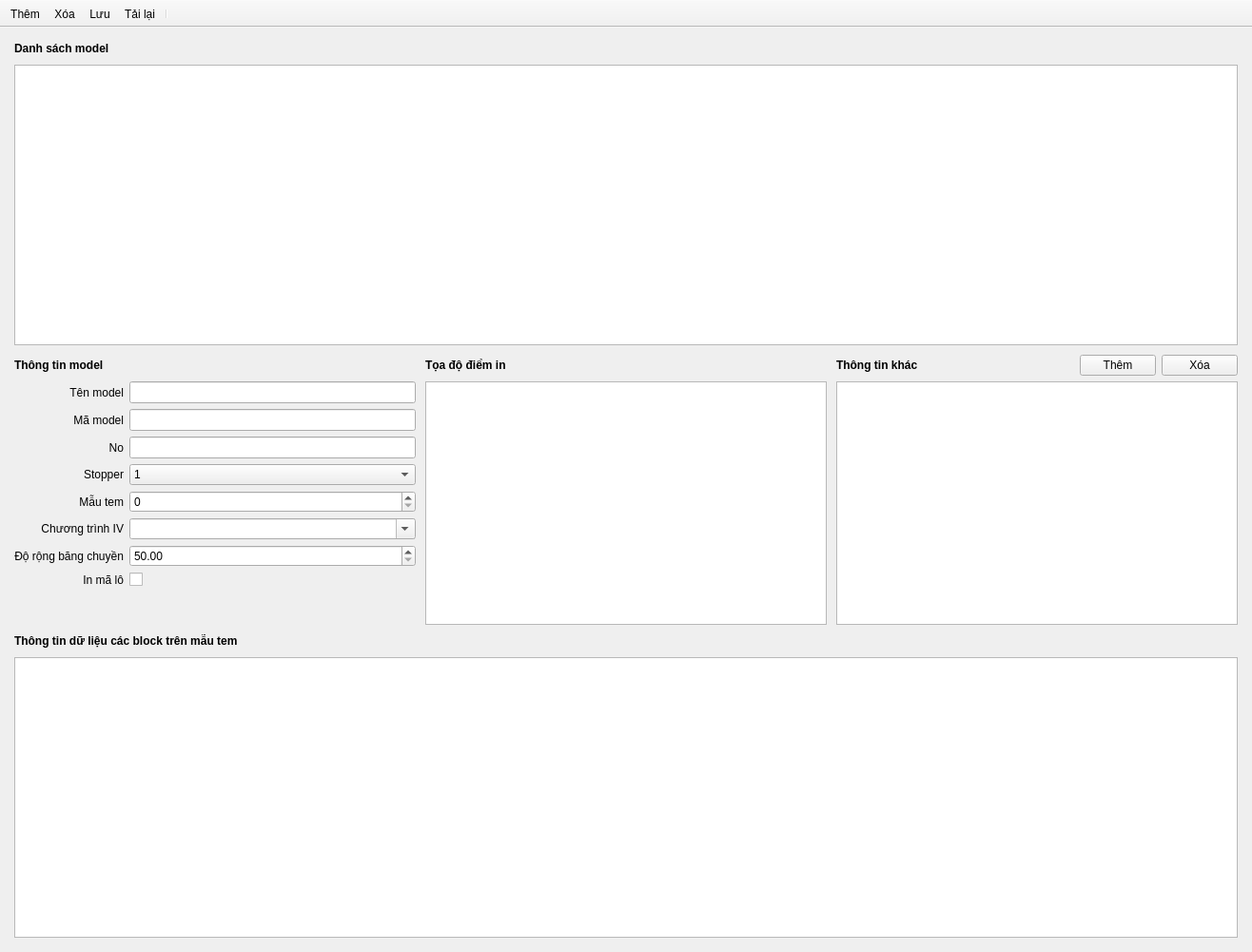
<?xml version="1.0" encoding="UTF-8"?>
<ui version="4.0">
 <class>ModelWindow</class>
 <widget class="QMainWindow" name="ModelWindow">
  <property name="geometry">
   <rect>
    <x>0</x>
    <y>0</y>
    <width>1316</width>
    <height>1001</height>
   </rect>
  </property>
  <property name="windowTitle">
   <string>MainWindow</string>
  </property>
  <widget class="XWidget" name="centralwidget">
   <layout class="QGridLayout" name="gridLayout_2">
    <property name="leftMargin">
     <number>15</number>
    </property>
    <property name="topMargin">
     <number>15</number>
    </property>
    <property name="rightMargin">
     <number>15</number>
    </property>
    <property name="bottomMargin">
     <number>15</number>
    </property>
    <property name="spacing">
     <number>10</number>
    </property>
    <item row="0" column="1">
     <widget class="XLabel" name="label_5">
      <property name="font">
       <font>
        <bold>true</bold>
       </font>
      </property>
      <property name="text">
       <string>Danh sách model</string>
      </property>
     </widget>
    </item>
    <item row="1" column="1" colspan="3">
     <widget class="NxTableView" name="tbvModels">
      <property name="minimumSize">
       <size>
        <width>0</width>
        <height>0</height>
       </size>
      </property>
      <property name="maximumSize">
       <size>
        <width>16777215</width>
        <height>16777215</height>
       </size>
      </property>
      <property name="editTriggers">
       <set>QAbstractItemView::EditTrigger::NoEditTriggers</set>
      </property>
      <property name="alternatingRowColors">
       <bool>false</bool>
      </property>
      <property name="selectionMode">
       <enum>QAbstractItemView::SelectionMode::ExtendedSelection</enum>
      </property>
      <property name="selectionBehavior">
       <enum>QAbstractItemView::SelectionBehavior::SelectRows</enum>
      </property>
      <attribute name="horizontalHeaderMinimumSectionSize">
       <number>100</number>
      </attribute>
      <attribute name="horizontalHeaderDefaultSectionSize">
       <number>120</number>
      </attribute>
      <attribute name="verticalHeaderMinimumSectionSize">
       <number>22</number>
      </attribute>
      <attribute name="verticalHeaderDefaultSectionSize">
       <number>22</number>
      </attribute>
     </widget>
    </item>
    <item row="6" column="1" colspan="3">
     <widget class="NxTableView" name="tbvBlocks">
      <property name="editTriggers">
       <set>QAbstractItemView::EditTrigger::NoEditTriggers</set>
      </property>
      <property name="alternatingRowColors">
       <bool>false</bool>
      </property>
      <attribute name="horizontalHeaderDefaultSectionSize">
       <number>200</number>
      </attribute>
      <attribute name="horizontalHeaderStretchLastSection">
       <bool>true</bool>
      </attribute>
      <attribute name="verticalHeaderVisible">
       <bool>false</bool>
      </attribute>
      <attribute name="verticalHeaderMinimumSectionSize">
       <number>22</number>
      </attribute>
      <attribute name="verticalHeaderDefaultSectionSize">
       <number>22</number>
      </attribute>
     </widget>
    </item>
    <item row="2" column="1" rowspan="2">
     <widget class="XWidget" name="widInfo" native="true">
      <property name="minimumSize">
       <size>
        <width>0</width>
        <height>48</height>
       </size>
      </property>
      <layout class="QGridLayout" name="gridLayout_5">
       <property name="leftMargin">
        <number>0</number>
       </property>
       <property name="topMargin">
        <number>0</number>
       </property>
       <property name="rightMargin">
        <number>0</number>
       </property>
       <property name="bottomMargin">
        <number>0</number>
       </property>
       <item row="8" column="1">
        <widget class="XCheckBox" name="chxPrintLo">
         <property name="text">
          <string/>
         </property>
        </widget>
       </item>
       <item row="4" column="1">
        <widget class="XComboBox" name="cbxStopper">
         <item>
          <property name="text">
           <string>1</string>
          </property>
         </item>
         <item>
          <property name="text">
           <string>2</string>
          </property>
         </item>
        </widget>
       </item>
       <item row="7" column="0">
        <widget class="XLabel" name="label_9">
         <property name="minimumSize">
          <size>
           <width>0</width>
           <height>0</height>
          </size>
         </property>
         <property name="maximumSize">
          <size>
           <width>16777215</width>
           <height>16777215</height>
          </size>
         </property>
         <property name="text">
          <string>Độ rộng băng chuyền</string>
         </property>
         <property name="alignment">
          <set>Qt::AlignmentFlag::AlignRight|Qt::AlignmentFlag::AlignTrailing|Qt::AlignmentFlag::AlignVCenter</set>
         </property>
        </widget>
       </item>
       <item row="2" column="0">
        <widget class="XLabel" name="label_2">
         <property name="minimumSize">
          <size>
           <width>0</width>
           <height>0</height>
          </size>
         </property>
         <property name="maximumSize">
          <size>
           <width>16777215</width>
           <height>16777215</height>
          </size>
         </property>
         <property name="text">
          <string>Mã model</string>
         </property>
         <property name="alignment">
          <set>Qt::AlignmentFlag::AlignRight|Qt::AlignmentFlag::AlignTrailing|Qt::AlignmentFlag::AlignVCenter</set>
         </property>
        </widget>
       </item>
       <item row="5" column="0">
        <widget class="XLabel" name="label_10">
         <property name="minimumSize">
          <size>
           <width>0</width>
           <height>0</height>
          </size>
         </property>
         <property name="maximumSize">
          <size>
           <width>16777215</width>
           <height>16777215</height>
          </size>
         </property>
         <property name="text">
          <string>Mẫu tem</string>
         </property>
         <property name="alignment">
          <set>Qt::AlignmentFlag::AlignRight|Qt::AlignmentFlag::AlignTrailing|Qt::AlignmentFlag::AlignVCenter</set>
         </property>
        </widget>
       </item>
       <item row="8" column="0">
        <widget class="XLabel" name="label_4">
         <property name="text">
          <string>In mã lô</string>
         </property>
         <property name="alignment">
          <set>Qt::AlignmentFlag::AlignRight|Qt::AlignmentFlag::AlignTrailing|Qt::AlignmentFlag::AlignVCenter</set>
         </property>
        </widget>
       </item>
       <item row="10" column="1">
        <spacer name="verticalSpacer">
         <property name="orientation">
          <enum>Qt::Orientation::Vertical</enum>
         </property>
         <property name="sizeHint" stdset="0">
          <size>
           <width>20</width>
           <height>40</height>
          </size>
         </property>
        </spacer>
       </item>
       <item row="1" column="1">
        <widget class="XLineEdit" name="txtModelName">
         <property name="minimumSize">
          <size>
           <width>0</width>
           <height>23</height>
          </size>
         </property>
         <property name="readOnly">
          <bool>true</bool>
         </property>
        </widget>
       </item>
       <item row="2" column="1">
        <widget class="XLineEdit" name="txtModelCode">
         <property name="minimumSize">
          <size>
           <width>0</width>
           <height>23</height>
          </size>
         </property>
         <property name="readOnly">
          <bool>true</bool>
         </property>
        </widget>
       </item>
       <item row="4" column="0">
        <widget class="XLabel" name="label_6">
         <property name="minimumSize">
          <size>
           <width>0</width>
           <height>0</height>
          </size>
         </property>
         <property name="maximumSize">
          <size>
           <width>16777215</width>
           <height>16777215</height>
          </size>
         </property>
         <property name="text">
          <string>Stopper</string>
         </property>
         <property name="alignment">
          <set>Qt::AlignmentFlag::AlignRight|Qt::AlignmentFlag::AlignTrailing|Qt::AlignmentFlag::AlignVCenter</set>
         </property>
        </widget>
       </item>
       <item row="6" column="0">
        <widget class="XLabel" name="label_8">
         <property name="minimumSize">
          <size>
           <width>0</width>
           <height>0</height>
          </size>
         </property>
         <property name="maximumSize">
          <size>
           <width>16777215</width>
           <height>16777215</height>
          </size>
         </property>
         <property name="text">
          <string>Chương trình IV</string>
         </property>
         <property name="alignment">
          <set>Qt::AlignmentFlag::AlignRight|Qt::AlignmentFlag::AlignTrailing|Qt::AlignmentFlag::AlignVCenter</set>
         </property>
        </widget>
       </item>
       <item row="7" column="1">
        <widget class="XDoubleSpinBox" name="spxCvWidth">
         <property name="minimumSize">
          <size>
           <width>0</width>
           <height>23</height>
          </size>
         </property>
         <property name="minimum">
          <double>50.000000000000000</double>
         </property>
         <property name="maximum">
          <double>500.000000000000000</double>
         </property>
        </widget>
       </item>
       <item row="6" column="1">
        <widget class="XComboBox" name="cbxIVPrograms">
         <property name="minimumSize">
          <size>
           <width>0</width>
           <height>0</height>
          </size>
         </property>
         <property name="editable">
          <bool>true</bool>
         </property>
        </widget>
       </item>
       <item row="5" column="1">
        <widget class="XSpinBox" name="spxProgram">
         <property name="maximum">
          <number>1999</number>
         </property>
        </widget>
       </item>
       <item row="3" column="0">
        <widget class="XLabel" name="label_3">
         <property name="minimumSize">
          <size>
           <width>0</width>
           <height>0</height>
          </size>
         </property>
         <property name="maximumSize">
          <size>
           <width>16777215</width>
           <height>16777215</height>
          </size>
         </property>
         <property name="text">
          <string>No</string>
         </property>
         <property name="alignment">
          <set>Qt::AlignmentFlag::AlignRight|Qt::AlignmentFlag::AlignTrailing|Qt::AlignmentFlag::AlignVCenter</set>
         </property>
        </widget>
       </item>
       <item row="3" column="1">
        <widget class="XLineEdit" name="txtModelNo">
         <property name="minimumSize">
          <size>
           <width>0</width>
           <height>23</height>
          </size>
         </property>
        </widget>
       </item>
       <item row="1" column="0">
        <widget class="XLabel" name="label">
         <property name="minimumSize">
          <size>
           <width>0</width>
           <height>0</height>
          </size>
         </property>
         <property name="maximumSize">
          <size>
           <width>16777215</width>
           <height>16777215</height>
          </size>
         </property>
         <property name="text">
          <string>Tên model</string>
         </property>
         <property name="alignment">
          <set>Qt::AlignmentFlag::AlignRight|Qt::AlignmentFlag::AlignTrailing|Qt::AlignmentFlag::AlignVCenter</set>
         </property>
        </widget>
       </item>
       <item row="0" column="0" colspan="2">
        <widget class="XLabel" name="label_7">
         <property name="minimumSize">
          <size>
           <width>0</width>
           <height>22</height>
          </size>
         </property>
         <property name="font">
          <font>
           <bold>true</bold>
          </font>
         </property>
         <property name="text">
          <string>Thông tin model</string>
         </property>
        </widget>
       </item>
      </layout>
     </widget>
    </item>
    <item row="2" column="2" rowspan="2">
     <widget class="XWidget" name="widPosition" native="true">
      <layout class="QGridLayout" name="gridLayout_4">
       <property name="leftMargin">
        <number>0</number>
       </property>
       <property name="topMargin">
        <number>0</number>
       </property>
       <property name="rightMargin">
        <number>0</number>
       </property>
       <property name="bottomMargin">
        <number>0</number>
       </property>
       <item row="0" column="0">
        <widget class="XLabel" name="label_12">
         <property name="minimumSize">
          <size>
           <width>0</width>
           <height>22</height>
          </size>
         </property>
         <property name="font">
          <font>
           <bold>true</bold>
          </font>
         </property>
         <property name="text">
          <string>Tọa độ điểm in</string>
         </property>
        </widget>
       </item>
       <item row="1" column="0">
        <widget class="NxTableView" name="tbvMarkPos">
         <property name="editTriggers">
          <set>QAbstractItemView::EditTrigger::AnyKeyPressed|QAbstractItemView::EditTrigger::DoubleClicked|QAbstractItemView::EditTrigger::EditKeyPressed</set>
         </property>
         <property name="alternatingRowColors">
          <bool>false</bool>
         </property>
         <attribute name="horizontalHeaderMinimumSectionSize">
          <number>70</number>
         </attribute>
         <attribute name="horizontalHeaderDefaultSectionSize">
          <number>100</number>
         </attribute>
         <attribute name="horizontalHeaderStretchLastSection">
          <bool>false</bool>
         </attribute>
         <attribute name="verticalHeaderMinimumSectionSize">
          <number>22</number>
         </attribute>
         <attribute name="verticalHeaderDefaultSectionSize">
          <number>22</number>
         </attribute>
        </widget>
       </item>
      </layout>
     </widget>
    </item>
    <item row="2" column="3" rowspan="2">
     <widget class="XWidget" name="widParams" native="true">
      <layout class="QGridLayout" name="gridLayout_3">
       <property name="leftMargin">
        <number>0</number>
       </property>
       <property name="topMargin">
        <number>0</number>
       </property>
       <property name="rightMargin">
        <number>0</number>
       </property>
       <property name="bottomMargin">
        <number>0</number>
       </property>
       <item row="0" column="0">
        <widget class="XLabel" name="label_13">
         <property name="sizePolicy">
          <sizepolicy hsizetype="Expanding" vsizetype="Preferred">
           <horstretch>0</horstretch>
           <verstretch>0</verstretch>
          </sizepolicy>
         </property>
         <property name="minimumSize">
          <size>
           <width>0</width>
           <height>22</height>
          </size>
         </property>
         <property name="font">
          <font>
           <bold>true</bold>
          </font>
         </property>
         <property name="text">
          <string>Thông tin khác</string>
         </property>
        </widget>
       </item>
       <item row="0" column="1">
        <widget class="XPushButton" name="btnAddParam">
         <property name="text">
          <string>Thêm</string>
         </property>
        </widget>
       </item>
       <item row="0" column="2">
        <widget class="XPushButton" name="btnRemoveParam">
         <property name="text">
          <string>Xóa</string>
         </property>
        </widget>
       </item>
       <item row="1" column="0" rowspan="4" colspan="3">
        <widget class="NxTableView" name="tbvComments">
         <property name="alternatingRowColors">
          <bool>false</bool>
         </property>
         <attribute name="horizontalHeaderDefaultSectionSize">
          <number>100</number>
         </attribute>
         <attribute name="horizontalHeaderStretchLastSection">
          <bool>true</bool>
         </attribute>
         <attribute name="verticalHeaderMinimumSectionSize">
          <number>22</number>
         </attribute>
         <attribute name="verticalHeaderDefaultSectionSize">
          <number>24</number>
         </attribute>
        </widget>
       </item>
      </layout>
     </widget>
    </item>
    <item row="5" column="1" colspan="3">
     <widget class="XLabel" name="label_14">
      <property name="font">
       <font>
        <bold>true</bold>
       </font>
      </property>
      <property name="text">
       <string>Thông tin dữ liệu các block trên mẫu tem</string>
      </property>
     </widget>
    </item>
   </layout>
  </widget>
  <widget class="XToolBar" name="toolBar">
   <property name="windowTitle">
    <string>toolBar</string>
   </property>
   <property name="movable">
    <bool>false</bool>
   </property>
   <property name="iconSize">
    <size>
     <width>24</width>
     <height>24</height>
    </size>
   </property>
   <property name="toolButtonStyle">
    <enum>Qt::ToolButtonStyle::ToolButtonTextBesideIcon</enum>
   </property>
   <attribute name="toolBarArea">
    <enum>TopToolBarArea</enum>
   </attribute>
   <attribute name="toolBarBreak">
    <bool>false</bool>
   </attribute>
   <addaction name="actionNew"/>
   <addaction name="actionRemove"/>
   <addaction name="actionSave"/>
   <addaction name="actionLoad"/>
   <addaction name="separator"/>
  </widget>
  <action name="actionNew">
   <property name="icon">
    <iconset resource="../Assets/Icons/icons.qrc">
     <normaloff>:/plus_48px.png</normaloff>:/plus_48px.png</iconset>
   </property>
   <property name="text">
    <string>Thêm</string>
   </property>
  </action>
  <action name="actionRemove">
   <property name="icon">
    <iconset resource="../Assets/Icons/icons.qrc">
     <normaloff>:/close_window_48px.png</normaloff>:/close_window_48px.png</iconset>
   </property>
   <property name="text">
    <string>Xóa</string>
   </property>
  </action>
  <action name="actionSave">
   <property name="icon">
    <iconset resource="../Assets/Icons/icons.qrc">
     <normaloff>:/save_48px.png</normaloff>:/save_48px.png</iconset>
   </property>
   <property name="text">
    <string>Lưu</string>
   </property>
  </action>
  <action name="actionLoad">
   <property name="icon">
    <iconset resource="../Assets/Icons/icons.qrc">
     <normaloff>:/reset_48px.png</normaloff>:/reset_48px.png</iconset>
   </property>
   <property name="text">
    <string>Tải lại</string>
   </property>
  </action>
  <action name="actionFromFile">
   <property name="icon">
    <iconset resource="../Assets/Icons/icons.qrc">
     <normaloff>:/microsoft_excel_2019_48px.png</normaloff>:/microsoft_excel_2019_48px.png</iconset>
   </property>
   <property name="text">
    <string>Thêm từ file</string>
   </property>
  </action>
  <action name="actionToFile">
   <property name="enabled">
    <bool>false</bool>
   </property>
   <property name="icon">
    <iconset resource="../Assets/Icons/icons.qrc">
     <normaloff>:/microsoft_excel_2019_48px.png</normaloff>:/microsoft_excel_2019_48px.png</iconset>
   </property>
   <property name="text">
    <string>Xuất file</string>
   </property>
  </action>
 </widget>
 <customwidgets>
  <customwidget>
   <class>NxTableView</class>
   <extends>QTableView</extends>
   <header>NxTableView.h</header>
  </customwidget>
  <customwidget>
   <class>XLabel</class>
   <extends>QLabel</extends>
   <header>XLabel.h</header>
  </customwidget>
  <customwidget>
   <class>XLineEdit</class>
   <extends>QLineEdit</extends>
   <header>XLineEdit.h</header>
  </customwidget>
  <customwidget>
   <class>XWidget</class>
   <extends>QWidget</extends>
   <header>XWidget.h</header>
   <container>1</container>
  </customwidget>
  <customwidget>
   <class>XPushButton</class>
   <extends>QPushButton</extends>
   <header>XPushButton.h</header>
  </customwidget>
  <customwidget>
   <class>XCheckBox</class>
   <extends>QCheckBox</extends>
   <header>XCheckBox.h</header>
  </customwidget>
  <customwidget>
   <class>XComboBox</class>
   <extends>QComboBox</extends>
   <header>XComboBox.h</header>
  </customwidget>
  <customwidget>
   <class>XToolBar</class>
   <extends>QToolBar</extends>
   <header>XToolBar.h</header>
   <container>1</container>
  </customwidget>
  <customwidget>
   <class>XSpinBox</class>
   <extends>QSpinBox</extends>
   <header>XSpinBox.h</header>
  </customwidget>
  <customwidget>
   <class>XDoubleSpinBox</class>
   <extends>QDoubleSpinBox</extends>
   <header>XDoubleSpinBox.h</header>
  </customwidget>
 </customwidgets>
 <resources>
  <include location="../Assets/Icons/icons.qrc"/>
 </resources>
 <connections/>
</ui>
